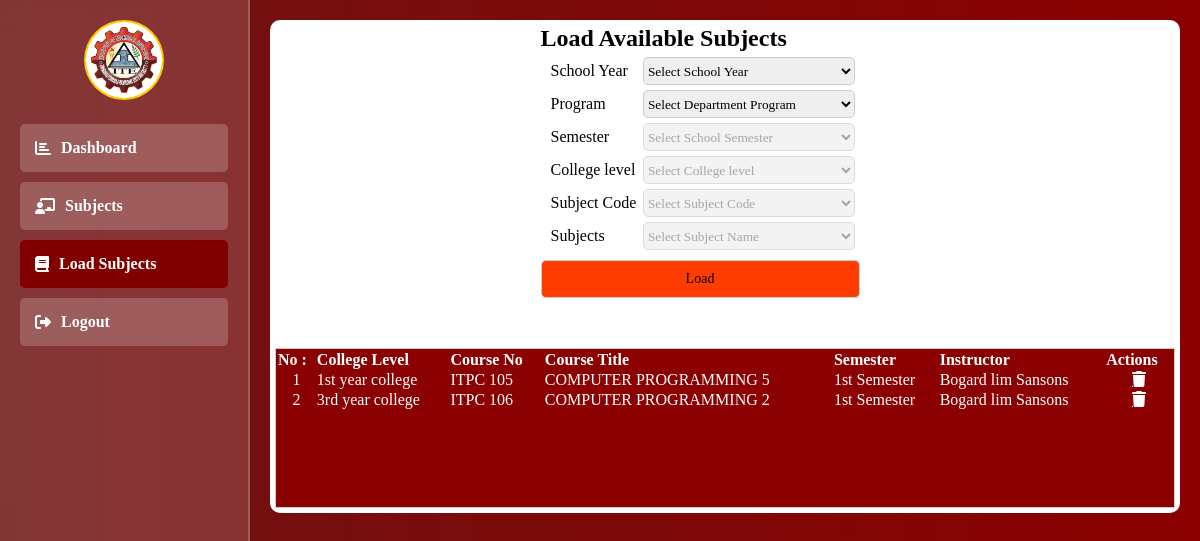
The app's page /teacher/subject_load.php?student_id=82 (signed in), older data.
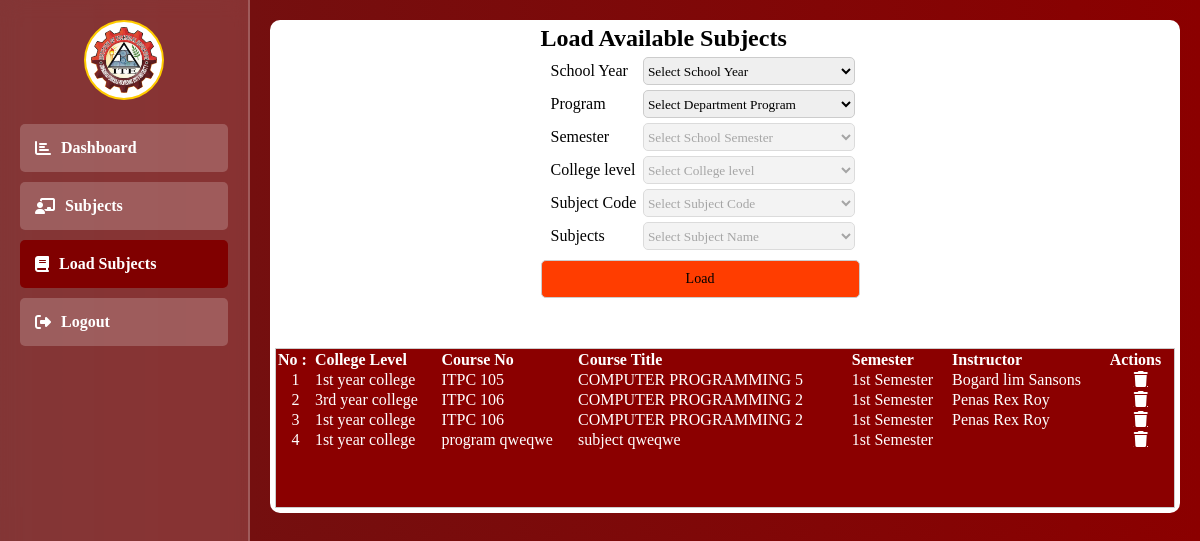
The same page, newer data.
### tables this page shows
CREATE TABLE `student_with_subjects` (
  `id` int(11) NOT NULL,
  `student_id` int(11) NOT NULL,
  `teacher_id` int(100) NOT NULL,
  `semester` int(11) NOT NULL,
  `program_id` varchar(10) NOT NULL,
  `school_year` varchar(100) NOT NULL,
  `subject_code` varchar(100) NOT NULL,
  `subject_name` varchar(100) NOT NULL,
  `college_level` varchar(100) NOT NULL,
  `teacher_name` varchar(100) NOT NULL,
  `grade` double NOT NULL,
  `status` varchar(100) NOT NULL,
  `remark` varchar(100) NOT NULL,
  `final` varchar(100) NOT NULL,
  `created_at` datetime NOT NULL DEFAULT current_timestamp()
);

CREATE TABLE `college_level` (
  `id` int(11) NOT NULL,
  `year_level` varchar(100) NOT NULL
);

### teacher/student_function.php (called while the page is built, shortened)
<?php
include "../db_connect.php";
function getCollegeLevelbyTeacher($id)
{
    global $pdo;
    $stmt = $pdo->prepare("SELECT * FROM college_level WHERE id = ?");
    $stmt->execute([$id]);
    return $stmt->fetch(PDO::FETCH_ASSOC);
}
function getStudentSubject22($student_id)
{
    global $pdo;
    $sql = "SELECT DISTINCT * FROM student_with_subjects WHERE student_id = ?";
    try {
        $stmt = $pdo->prepare($sql);
        $stmt->execute([$student_id]);
        return $stmt->fetchAll();
    } catch (PDOException $e) {
        echo 'Error: ' . $e->getMessage();
        return [];
    }
}
?>

### teacher/teacher_function.php (called while the page is built, shortened)
<?php
include "../db_connect.php";
function getTeacherById23($id)
{
    global $pdo;
    try {
        $stmt = $pdo->prepare(" SELECT id, CONCAT(lname, ' ',mname, ' ',fname) AS teacher_name FROM teachers WHERE id = ? ");
        $stmt->execute([$id]);
        return $stmt->fetch(PDO::FETCH_ASSOC);
    } catch (PDOException $e) {
        error_log("Database Error: " . $e->getMessage());
        return [];
    }
}

### teacher/subject_load.php (the view, shortened to what this page needs)
<?php
include "../db_connect.php";
include "./student_function.php";
include "./teacher_function.php";
?>
<!DOCTYPE html>
<html lang="en">
<head>
    <link rel="stylesheet" href="https://cdnjs.cloudflare.com/ajax/libs/font-awesome/6.2.0/css/all.css">
</head>
<body>
    <div class="sidebar">
        <div class="profile-info">
            <img src="../images/ITE.png" alt="Profile Icon" class="profile-icon">
        </div>
        <div class="sidebar-item">
            <a href="./index.php"> <i class="fas fa-chart-bar"></i>Dashboard</a>
        </div>
        <div class="sidebar-item">
            <a href="./students.php"><i class="fas fa-chalkboard-teacher"></i> Subjects </a>
        </div>
        <div class="sidebar-item" style="background-color: maroon;">
            <a href="./master.php"><i class="fas fa-book"></i>Load Subjects</a>
        </div>
        <div class="sidebar-item">
            <a href="./logout.php"><i class="fas fa-sign-out-alt"></i> Logout</a>
        </div>
    </div>
    <div class="content">
        <div class="dashboard-container">
            <div class="card">
                <h2>Load Available Subjects</h2>
                <form name="my_form" action="" method="post">
                    <div style="display: flex; margin: 5px;">
                        <label style="width: 8rem; margin: 5px;" for="program">School Year</label>
                        <select name="schoolyear" id="schoolyear"
                            style="width: 100%; border: 1px solid #ccc; border-radius: 5px;">
                            <option value="">Select School Year</option>
                        </select>
                    </div>
                    <div style="display: flex; margin: 5px;">
                        <label style="width: 8rem; margin: 5px;" for="program">Program</label>
                        <select name="program" id="program"
                            style="width: 100%; border: 1px solid #ccc; border-radius: 5px;">
                            <option value="">Select Department Program</option>
                        </select>
                    </div>
                    <div style="display: flex; margin: 5px;">
                        <label style="width: 8rem; margin: 5px;" for="semester">Semester</label>
                        <select name="semester" id="semester" disabled
                            style="width: 100%; border: 1px solid #ccc; border-radius: 5px;">
                            <option value="">Select School Semester</option>
                        </select>
                    </div>
                    <div style="display: flex; margin: 5px;">
                        <label style="width: 8rem; margin: 5px;" for="levels">College level</label>
                        <select name="levels" id="levels" disabled
                            style="width: 100%; border: 1px solid #ccc; border-radius: 5px;">
                            <option value="">Select College level</option>
                        </select>
                    </div>
                    <div style="display: flex; margin: 5px;">
                        <label style="width: 8rem; margin: 5px;" for="subject_code">Subject Code</label>
                        <select name="subject_code" id="subject_code" disabled
                            style="width: 100%; border: 1px solid #ccc; border-radius: 5px;">
                            <option value="">Select Subject Code</option>
                        </select>
                    </div>
                    <div style="display: flex; margin: 5px;">
                        <label style="width: 8rem; margin: 5px;" for="subject_name">Subjects</label>
                        <select name="subject_name" id="subject_name" disabled
                            style="width: 100%; border: 1px solid #ccc; border-radius: 5px;">
                            <option value="">Select Subject Name</option>
                        </select>
                    </div>
                    <input type="submit" name="new_subject" value="Load">
                </form>
            </div>
            <div class="card-table" id="tableNone"
                style="width: 100%; color: #ccc; border: 1px solid #ccc; height: 10rem; background-color: #8B0000; overflow-y: scroll;">
                <div class="tables-content" style=" background-color: #8B0000; display: flex; color: white;">
                    <table class="table" style=" width: 100%; text-align: left; ">
                        <thead>
                            <tr>
                                <th>No :</th>
                                <th>College Level</th>
                                <th>Course No</th>
                                <th>Course Title</th>
                                <th>Semester</th>
                                <th>Instructor</th>
                                <th>Actions</th>
                            </tr>
                        </thead>
                        <tbody>
                            <?php $subject = getStudentSubject22($_GET['student_id']);
                            foreach ($subject as $key => $value) { ?>
                                <tr>
                                    <td style="text-align: center;"><?php echo $key + 1 ?></td>
                                    <?php $levels = getCollegeLevelbyTeacher($value['college_level']) ?>
                                    <td><?php echo $levels['year_level']; ?></td>
                                    <td><?php echo $value['subject_code'] ?></td>
                                    <td><?php echo $value['subject_name'] ?>
                                    </td>
                                    <td><?php if ($value['semester'] == 1) {
                                        echo '1st Semester';
                                    } else {
                                        echo '2nd Semester';
                                    } ?>
                                    </td>
                                    <?php $teacher = getTeacherById23($value['teacher_id']); ?>
                                    <td><?php echo $teacher['teacher_name']; ?></td>
                                    <td style="margin: 5px; text-align: center; color: #FFFFFF; ">
                                        <a href="subject_load.php?action=delete&subject_id=<?php echo $value['id'] ?>&student_id=<?php echo $value['student_id'] ?>"
                                            class="fa fa-trash" style="cursor: pointer; color: #FFFFFF;"></a>
                                    </td>
                                </tr>
                            <?php } ?>
                        </tbody>
                    </table>
                </div>
            </div>
        </div>
</body>
</html>

### teacher/subject_load.php (style rules this page uses)
* { margin: 0; padding: 0; box-sizing: border-box; font-family: 'Georgia', serif; }
body { background: linear-gradient(to right, #6E1313, #8B0000); background-size: cover; display: flex; }
.sidebar { width: 250px; height: 100vh; background: rgba(255, 255, 255, 0.15); backdrop-filter: blur(10px); padding: 20px; position: fixed; left: 0; top: 0; overflow-y: auto; border-right: 2px solid rgba(255, 255, 255, 0.2); }
.sidebar .profile-info { text-align: center; margin-bottom: 20px; }
.sidebar .profile-icon { width: 80px; border-radius: 50%; background: white; padding: 5px; border: 2px solid #ffcc00; }
.sidebar-item { padding: 15px; margin: 10px 0; background: rgba(255, 255, 255, 0.2); border-radius: 5px; font-size: 16px; }
.sidebar-item a { color: #FFFFFF; text-decoration: none; display: flex; align-items: center; font-weight: bold; }
.sidebar-item a i { margin-right: 10px; }
.content { margin-left: 250px; padding: 20px; width: calc(100% - 245px); }
.dashboard-container { display: flex; flex-wrap: wrap; justify-content: center; gap: 50px; background-color: #ffff; padding: 5px; border-radius: 10px; }
form input[type="submit"] { background-color: #ff3d00; width: 100%; padding: 10px; margin-top: 5px; border: 1px solid #ccc; border-radius: 5px; font-size: 14px; width: 100%; }

Row changes from the older to the newer data that the page shows:
changed student_with_subjects "3rd year college": teacher_name "Bogard lim Sansons" → "Penas Rex Roy"
added student_with_subjects: college_level.year_level "1st year college", subject_code "ITPC 106", subject_name "COMPUTER PROGRAMMING 2", semester "1st Semester", teacher_name "Penas Rex Roy"
added student_with_subjects: college_level.year_level "1st year college", subject_code "program qweqwe", subject_name "subject qweqwe", semester "1st Semester"
